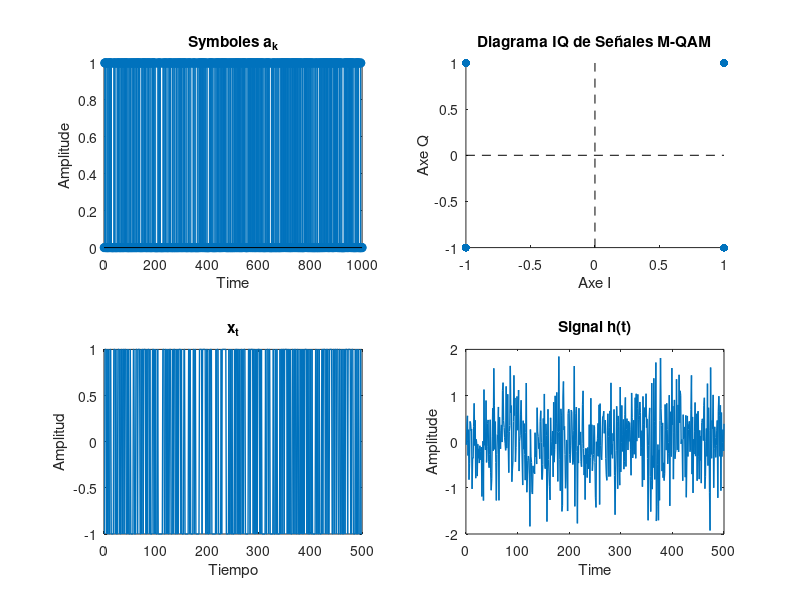
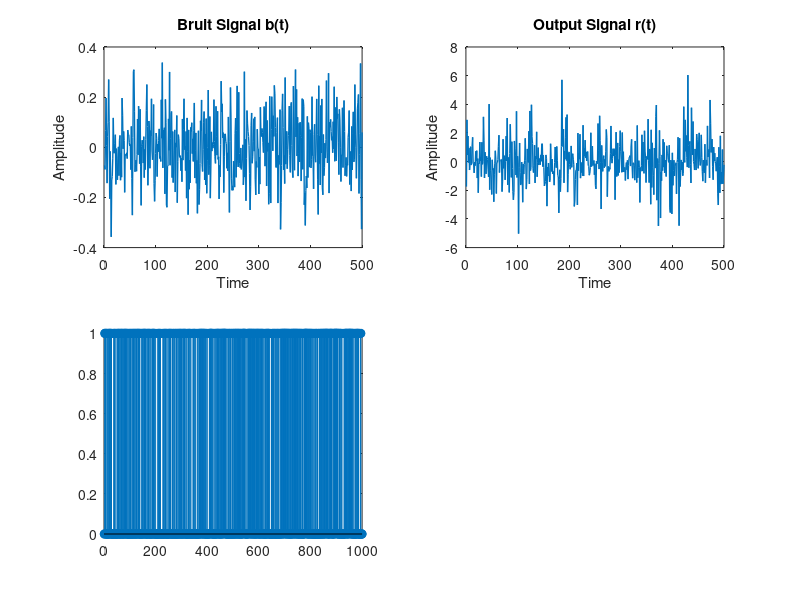
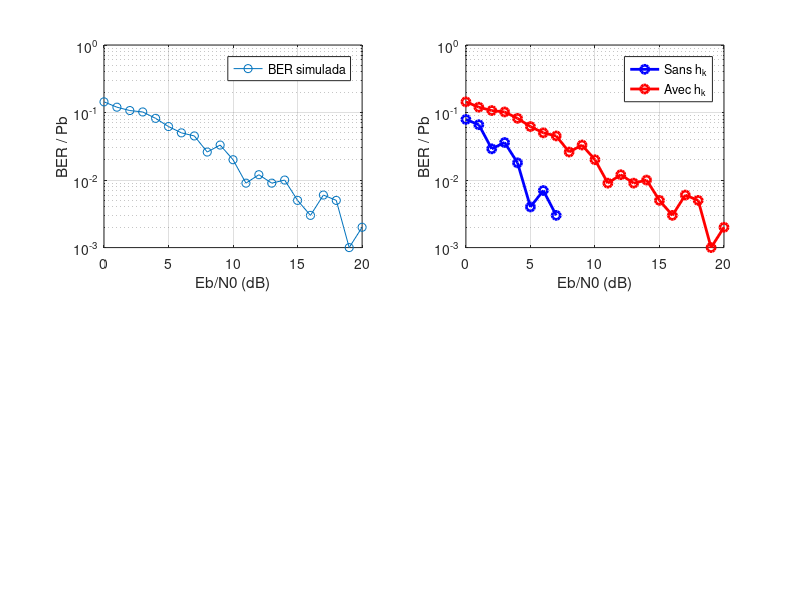
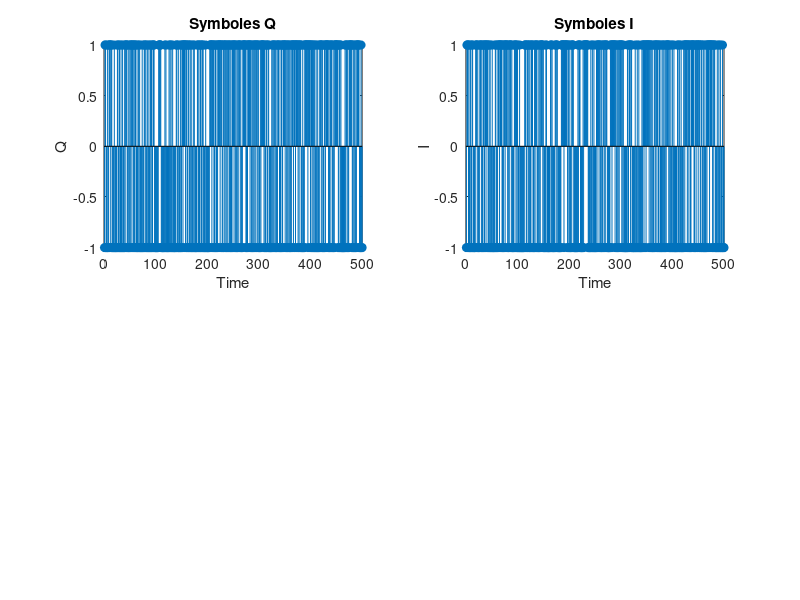

The MATLAB script that drew these images, in order:
%  Question 1
Nb = 1000;
Seq = randi([0, 1], 1, Nb);

% Question 2:
A= 1;

a_k = zeros(1, Nb);

for i = 1:length(Seq)
    if Seq(i) == 0
        a_k(i) = -A;
    else
        a_k(i) = A;
    end
end
figure();
subplot(2, 2, 1);
stem(1:numel(a_k), Seq, 'filled');
xlabel('Time');
ylabel('Amplitude');
title('Symboles a_k');

% Question 3
Q = a_k(1:2:end);
I = a_k(2:2:end);

subplot(2, 2, 2);
scatter(I, Q, 'filled');
hold on;
plot([min(I), max(I)], [0, 0], 'k--'); % Horizontal axis
plot([0, 0], [min(Q), max(Q)], 'k--'); % Vertical axis
xlabel('Axe I');
ylabel('Axe Q');
title('Diagrama IQ de Señales M-QAM');


% Question 4
% Parámetros de la señal QPSK
fc = 0.2;
T = 10;
Eb = 1;
Ts=4*T;
P = 2*Eb/Ts;

phi_k = zeros(1, Nb/2);

for k = 1:length(I)
    if I(k) == 1 && Q(k) == 1
        phi_k(k) = pi/4;
    elseif I(k) == 1 && Q(k) == -1
        phi_k(k) = 7*pi/4;
    elseif I(k) == -1 && Q(k) == 1
        phi_k(k) = 3*pi/4;
    elseif I(k) == -1 && Q(k) == -1
        phi_k(k) = 7*pi/4;
    end
end

t = 1:1:length(I);
%x_t_2 = sqrt(2*P) * (cos(2*pi*fc*t + phi_k) .* I - sin(2*pi*fc*t + phi_k) .* Q);
x_t = I + 1i*Q;

% Plot de la señal modulada
subplot(2, 2, 3);
plot(t, x_t, 'LineWidth', 1);
xlabel('Tiempo');
ylabel('Amplitud');
title('x_t');


% Question 5
% Complex Gaussian distribution (circular Gaussian)
h = (randn(1, Nb/2) + 1i*randn(1, Nb/2)) / sqrt(2); 

subplot(2, 2, 4);
plot(t, h, 'LineWidth', 1);
xlabel('Time');
ylabel('Amplitude');
title('Signal h(t)');

% Question 6
SNR_dB = 15;
SNR_lin = 10^(SNR_dB/10);
N0 = Eb/SNR_lin;

% Generate in-phase and quadrature components of noise
bi = sqrt(N0 / 2) * randn(1, Nb/2);   
bq = sqrt(N0 / 2) * randn(1, Nb/2);  

% Construct the complex envelope of noise
%b = bi.*cos(2*pi*fc*t) - bq.*sin(2* pi*fc*t);
b = bi + 1i*bq;

figure();
subplot(2, 2, 1);
plot(t, b, 'LineWidth', 1);
xlabel('Time');
ylabel('Amplitude');
title('Bruit Signal b(t)');


% Question 7
r_k = abs(h).^2 .* x_t + conj(h) .* b;

subplot(2, 2, 2);
plot(t, r_k, 'LineWidth', 1);
xlabel('Time');
ylabel('Amplitude');
title('Output Signal r(t)');


% Question 8
recu = zeros(1, Nb);
for i = 1:Nb/2
    if imag(r_k(i)) > 0
        recu((i-1)*2+1) = 1;
    else
        recu((i-1)*2+1) = 0;
    end

    if real(r_k(i)) > 0
        recu((i-1)*2+2) = 1;
    else
        recu((i-1)*2+2) = 0;
    end
end

subplot(2, 2, 3);
stem(1:Nb, recu, 'filled')
num_errores = sum(recu ~= Seq)

% Question 9
EbN0_dB = 0:1:20;
EbN0_lin = 10.^(EbN0_dB/10);
Eb = 1;
BER_mean = zeros(size(EbN0_dB));

for k = 1:length(EbN0_dB)
    N0 = Eb/EbN0_lin(k);

    bi = sqrt(N0 / 2) * randn(1, Nb/2);   
    bq = sqrt(N0 / 2) * randn(1, Nb/2);  
    b = bi + 1i*bq;
    
    r_k = abs(h).^2 .* x_t + conj(h) .* b;

    recu = zeros(1, Nb);
    for i = 1:Nb/2
        if imag(r_k(i)) > 0
            recu((i-1)*2+1) = 1;
        else
            recu((i-1)*2+1) = 0;
        end
    
        if real(r_k(i)) > 0
            recu((i-1)*2+2) = 1;
        else
            recu((i-1)*2+2) = 0;
        end
    end
    Ne = sum(recu ~= Seq);
    BER_mean(k) = Ne / Nb;
end

figure();
subplot(2, 2, 1);
semilogy(EbN0_dB, BER_mean, 'o-');
grid on;
xlabel('Eb/N0 (dB)');
ylabel('BER / Pb');
legend('BER simulada', 'Pb teórica');


% Question 10
EbN0_dB = 0:1:20;
EbN0_lin = 10.^(EbN0_dB/10);
Eb = 1;
BER_mean_2 = zeros(size(EbN0_dB));
h = ones(Nb/2);

for k = 1:length(EbN0_dB)
    N0 = Eb/EbN0_lin(k);

    bi = sqrt(N0 / 2) * randn(1, Nb/2);   
    bq = sqrt(N0 / 2) * randn(1, Nb/2);  
    b = bi + 1i*bq;
    
    %r_k = abs(h).^2 .* x_t + conj(h) .* b;
    r_k = x_t + b;

    recu = zeros(1, Nb);
    for i = 1:Nb/2
        if imag(r_k(i)) > 0
            recu((i-1)*2+1) = 1;
        else
            recu((i-1)*2+1) = 0;
        end
    
        if real(r_k(i)) > 0
            recu((i-1)*2+2) = 1;
        else
            recu((i-1)*2+2) = 0;
        end
    end
    Ne = sum(recu ~= Seq);
    BER_mean_2(k) = Ne / Nb;
end

subplot(2, 2, 2);
semilogy(EbN0_dB, BER_mean_2, 'o-', 'Color', 'blue', 'LineWidth', 2);
hold on;
semilogy(EbN0_dB, BER_mean, 'o-', 'Color', 'red', 'LineWidth', 2);
grid on;
xlabel('Eb/N0 (dB)');
ylabel('BER / Pb');
legend('Sans h_k', 'Avec h_k');


figure();
subplot(2, 2, 1);
stem(1:numel(Q), Q, 'filled');
xlabel('Time');
ylabel('Q');
title('Symboles Q');

subplot(2, 2, 2);
stem(1:numel(I), I, 'filled');
xlabel('Time');
ylabel('I');
title('Symboles I');